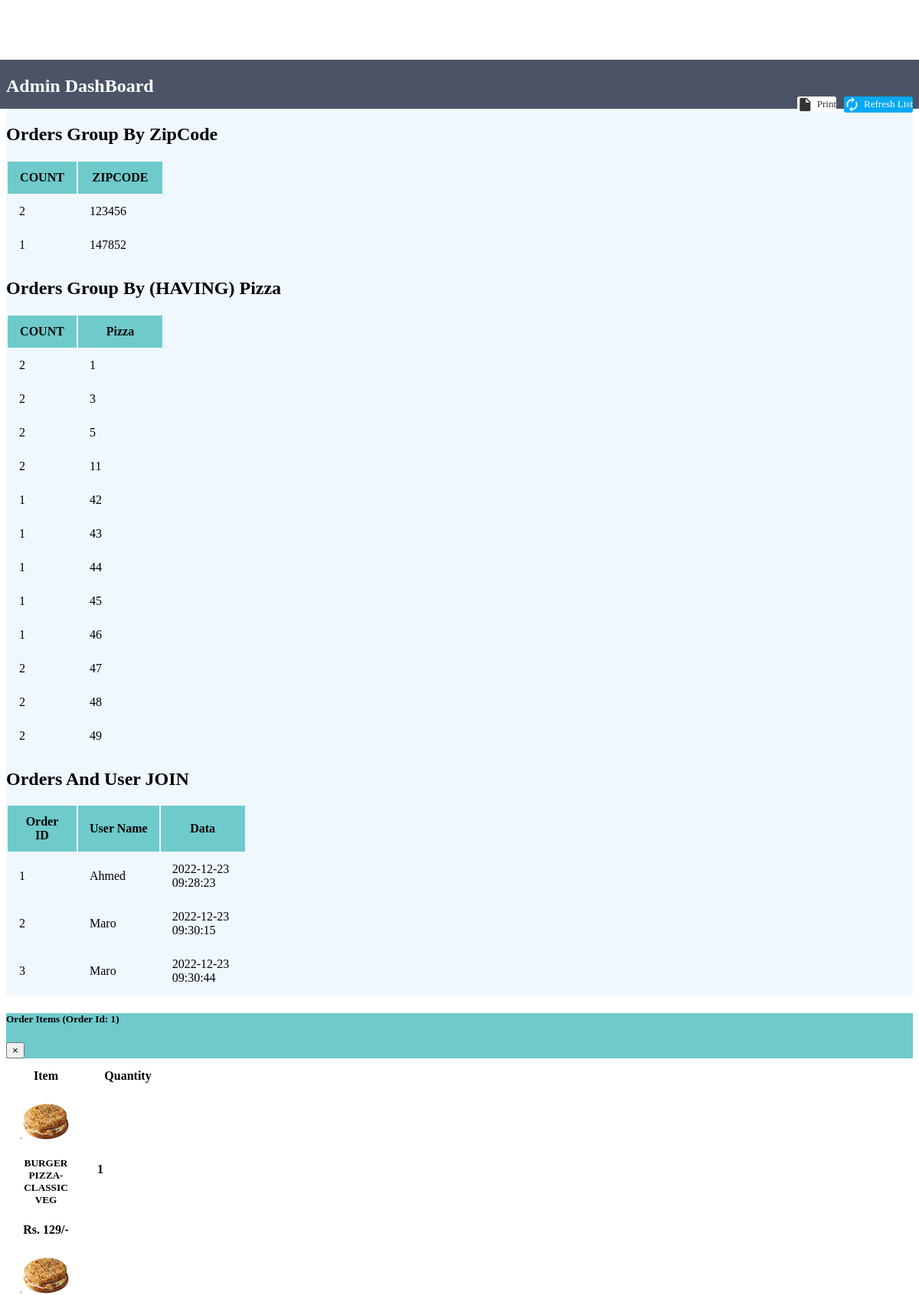
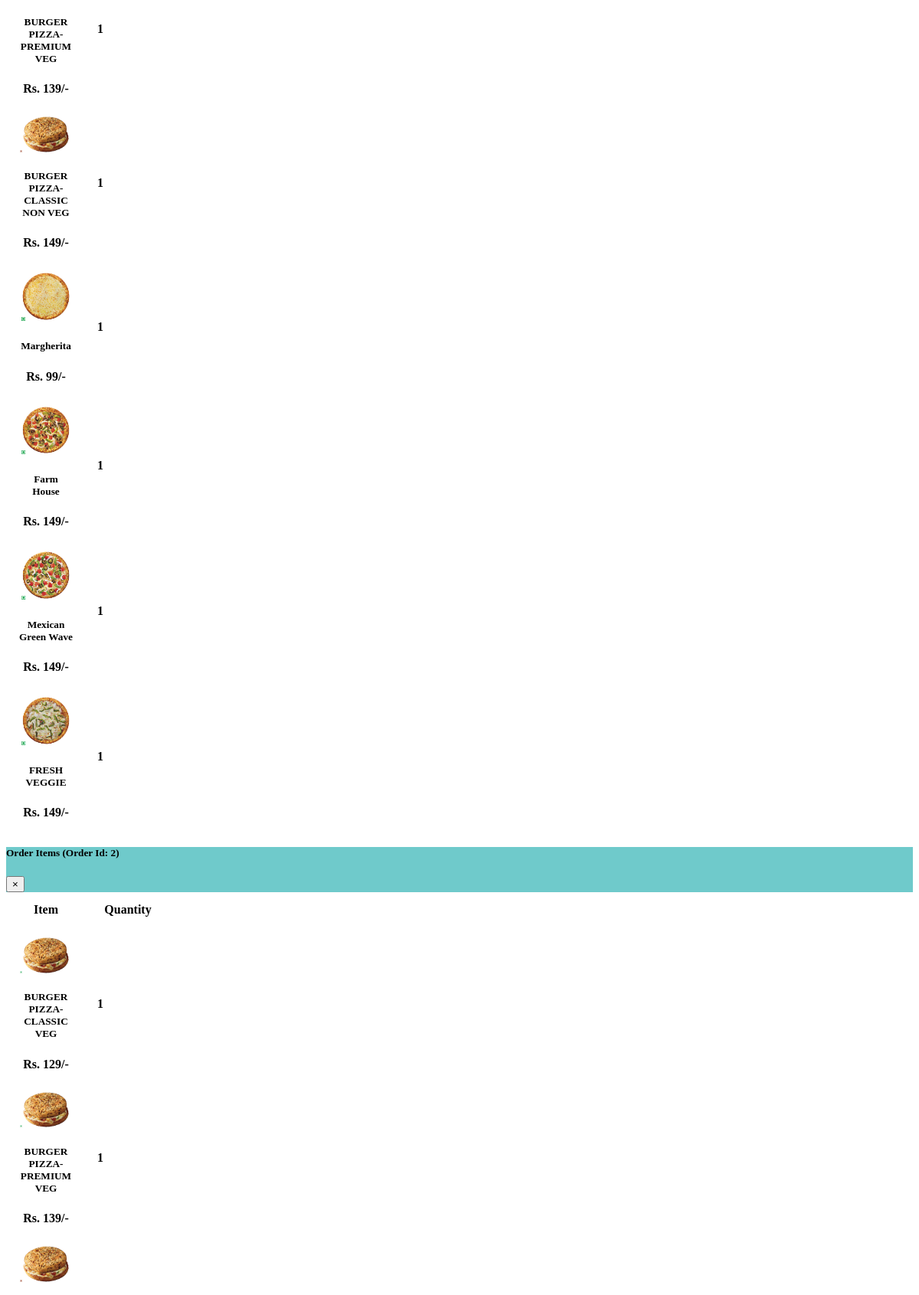
Page /admin/home.php (upper part) on the committed database (2 pictures, top to bottom).
### tables this page shows
CREATE TABLE `orders` (
  `orderId` int(21) NOT NULL,
  `userId` int(21) NOT NULL,
  `address` varchar(255) NOT NULL,
  `zipCode` int(21) NOT NULL,
  `phoneNo` bigint(21) NOT NULL,
  `amount` int(200) NOT NULL,
  `paymentMode` enum('0','1') NOT NULL DEFAULT '0' COMMENT '0=cash on delivery, \r\n1=online ',
  `orderStatus` enum('0','1','2','3','4','5','6') NOT NULL DEFAULT '0' COMMENT '0=Order Placed.\r\n1=Order Confirmed.\r\n2=Preparing your Order.\r\n3=Your order is on the way!\r\n4=Order Delivered.\r\n5=Order Denied.\r\n6=Order Cancelled.',
  `orderDate` datetime NOT NULL DEFAULT current_timestamp()
);

CREATE TABLE `users` (
  `id` int(21) NOT NULL,
  `username` varchar(21) NOT NULL,
  `firstName` varchar(21) NOT NULL,
  `lastName` varchar(21) NOT NULL,
  `email` varchar(35) NOT NULL,
  `phone` bigint(20) NOT NULL,
  `userType` enum('0','1') NOT NULL DEFAULT '0' COMMENT '0=user\r\n1=admin',
  `password` varchar(255) NOT NULL,
  `joinDate` datetime NOT NULL DEFAULT current_timestamp()
);

CREATE TABLE `orderitems` (
  `id` int(21) NOT NULL,
  `orderId` int(21) NOT NULL,
  `pizzaId` int(21) NOT NULL,
  `itemQuantity` int(100) NOT NULL
);

CREATE TABLE `pizza` (
  `pizzaId` int(12) NOT NULL,
  `pizzaName` varchar(255) NOT NULL,
  `pizzaPrice` int(12) NOT NULL,
  `pizzaDesc` text NOT NULL,
  `pizzaCategorieId` int(12) NOT NULL,
  `pizzaPubDate` datetime NOT NULL DEFAULT current_timestamp()
);

### admin/partials/_orderItemModal.php (the view, shortened to what this page needs)
<?php
    $itemModalSql = "SELECT * FROM `orders`";
    $itemModalResult = mysqli_query($conn, $itemModalSql);
    while($itemModalRow = mysqli_fetch_assoc($itemModalResult)){
        $orderid = $itemModalRow['orderId'];
?>
<div class="modal fade" id="orderItem<?php echo $orderid; ?>" tabindex="-1" role="dialog" aria-labelledby="orderItem<?php echo $orderid; ?>" aria-hidden="true" style="width: -webkit-fill-available;">
    <div class="modal-dialog modal-dialog-centered modal-lg" role="document">
        <div class="modal-content">
            <div class="modal-header" style="background-color: rgb(111 202 203);">
                <h5 class="modal-title" id="orderItem<?php echo $orderid; ?>">Order Items (<b>Order Id: <?php echo $orderid; ?></b>)</h5>
                <button type="button" class="close" data-dismiss="modal" aria-label="Close">
                    <span aria-hidden="true">&times;</span>
                </button>
            </div>
            <div class="modal-body">
                <div class="container">
                    <div class="row">
                        <div class="table-responsive">
                            <table class="table text">
                            <thead>
                                <tr>
                                <th scope="col" class="border-0 bg-light">
                                    <div class="px-3">Item</div>
                                </th>
                                <th scope="col" class="border-0 bg-light">
                                    <div class="text-center">Quantity</div>
                                </th>
                                </tr>
                            </thead>
                            <tbody>
                                <?php
                                    $mysql = "SELECT * FROM `orderitems` WHERE orderId = $orderid";
                                    $myresult = mysqli_query($conn, $mysql);
                                    while($myrow = mysqli_fetch_assoc($myresult)){
                                        $pizzaId = $myrow['pizzaId'];
                                        $itemQuantity = $myrow['itemQuantity'];
                                        $itemsql = "SELECT * FROM `pizza` WHERE pizzaId = $pizzaId";
                                        $itemresult = mysqli_query($conn, $itemsql);
                                        $itemrow = mysqli_fetch_assoc($itemresult);
                                        $pizzaName = $itemrow['pizzaName'];
                                        $pizzaPrice = $itemrow['pizzaPrice'];
                                        echo '<tr>
                                                <th scope="row">
                                                    <div class="p-2">
                                                    <img src="/OnlinePizzaDelivery/img/pizza-'.$pizzaId. '.jpg" alt="" width="70" class="img-fluid rounded shadow-sm">
                                                    <div class="ml-3 d-inline-block align-middle">
                                                        <h5 class="mb-0"> '.$pizzaName. '</h5><span class="text-muted font-weight-normal font-italic d-block">Rs. ' .$pizzaPrice. '/-</span>
                                                    </div>
                                                    </div>
                                                </th>
                                                <td class="align-middle text-center"><strong>' .$itemQuantity. '</strong></td>
                                            </tr>';
                                    }
                                ?>
                            </tbody>
                            </table>
                        </div>
                    </div>
                </div>
            </div>
        </div>
    </div>
</div>
<?php
    }
?>

### admin/home.php (shortened to what this page needs)
<div class="container" style="margin-top:98px;background: aliceblue;">
    <div class="table-wrapper">
        <div class="table-title" style="border-radius: 14px;">
            <div class="row">
                <div class="col-sm-4">
                    <h2>Admin <b>DashBoard</b></h2>
                </div>
                <div class="col-sm-8">
                    <a href="" class="btn btn-primary"><i class="material-icons">&#xE863;</i> <span>Refresh List</span></a>
                    <a href="#" onclick="window.print()" class="btn btn-info"><i class="material-icons">&#xE24D;</i> <span>Print</span></a>
                </div>
            </div>
        </div>
        <table class="table table-striped table-hover text-center" id="NoOrder">
            <thead style="background-color: rgb(111 202 203);">
                <tr>
                <h2>Orders Group By <b> ZipCode</b></h2>
                    <th>COUNT</th>
                    <th>ZIPCODE</th>
                </tr>
            </thead>
            <tbody>
                <?php
                    $sql = "SELECT COUNT(userId) AS counter, zipCode FROM orders GROUP BY zipCode;";
                    $result =  mysqli_query($conn, $sql);
                    while($row = mysqli_fetch_array($result)) {
                        echo '<tr>
                                <td>' . $row['counter'] . '</td>
                                <td>' . $row['zipCode']. '</td>
                            </tr>';
                    }
                ?>
            </tbody>
        </table>
        <table class="table table-striped table-hover text-center" id="NoOrder">
            <thead style="background-color: rgb(111 202 203);">
                <tr>
                <h2>Orders Group By (HAVING) <b> Pizza </b></h2>
                    <th>COUNT</th>
                    <th>Pizza</th>
                </tr>
            </thead>
            <tbody>
                <?php
                    $sql = "SELECT COUNT(id) AS counter, pizzaId FROM orderitems GROUP BY pizzaId HAVING COUNT(id) > 0;";
                    $result =  mysqli_query($conn, $sql);
                    while($row = mysqli_fetch_array($result)) {
                        echo '<tr>
                                <td>' . $row['counter'] . '</td>
                                <td>' . $row['pizzaId']. '</td>
                            </tr>';
                    }
                ?>
            </tbody>
        </table>
        <table class="table table-striped table-hover text-center" id="NoOrder">
            <thead style="background-color: rgb(111 202 203);">
                <tr>
                <h2>Orders And User <b> JOIN</b></h2>
                    <th>Order ID</th>
                    <th>User Name</th>
                    <th>Data</th>
                </tr>
            </thead>
            <tbody>
                <?php
                    $sql = "SELECT orders.orderId, users.username, orders.orderDate
                    FROM orders
                    INNER JOIN users
                    ON orders.userId=users.id;";
                    $result =  mysqli_query($conn, $sql);
                    while($row = mysqli_fetch_array($result)) {
                        echo '<tr>
                                <td>' . $row['orderId'] . '</td>
                                <td>' . $row['username']. '</td>
                                <td>' . $row['orderDate']. '</td>
                            </tr>';
                    }
                ?>
            </tbody>
        </table>
    </div>
</div>
<?php
    include 'partials/_orderItemModal.php';
?>

### admin/home.php (style rules this page uses)
.table-wrapper .btn { float: right; color: #333; background-color: #fff; border-radius: 3px; border: none; outline: none !important; margin-left: 10px; }
.table-wrapper .btn.btn-primary { color: #fff; background: #03A9F4; }
.table-title .btn { font-size: 13px; border: none; }
.table-title .btn i { float: left; font-size: 21px; margin-right: 5px; }
.table-title .btn span { float: left; margin-top: 2px; }
.table-title { color: #fff; background: #4b5366; padding: 16px 25px; margin: -20px -25px 10px; border-radius: 3px 3px 0 0; }
.table-title h2 { margin: 5px 0 0; font-size: 24px; }
table.table tr th, table.table tr td { border-color: #e9e9e9; padding: 12px 15px; vertical-align: middle; }
table.table tr th:first-child { width: 60px; }
table.table tr th:last-child { width: 80px; }
table { counter-reset: section; }

### rows in the picture
orders: orderId "1", userId.username "Ahmed", orderDate "2022-12-23 09:28:23"
orders: orderId "2", userId.username "Maro", orderDate "2022-12-23 09:30:15"
orders: orderId "3", userId.username "Maro", orderDate "2022-12-23 09:30:44"
orderitems: pizzaId.pizzaName "BURGER PIZZA- CLASSIC VEG", pizzaId.pizzaPrice "129", itemQuantity "1"
orderitems: pizzaId.pizzaName "BURGER PIZZA- PREMIUM VEG", pizzaId.pizzaPrice "139", itemQuantity "1"
orderitems: pizzaId.pizzaName "BURGER PIZZA- CLASSIC NON VEG", pizzaId.pizzaPrice "149", itemQuantity "1"
orderitems: shows a picture, pizzaId.pizzaName "Margherita", pizzaId.pizzaPrice "99", itemQuantity "1"
orderitems: shows a picture, pizzaId.pizzaName "Farm House", pizzaId.pizzaPrice "149", itemQuantity "1"
orderitems: shows a picture, pizzaId.pizzaName "Mexican Green Wave", pizzaId.pizzaPrice "149", itemQuantity "1"
orderitems: shows a picture, pizzaId.pizzaName "FRESH VEGGIE", pizzaId.pizzaPrice "149", itemQuantity "1"
orderitems: pizzaId.pizzaName "BURGER PIZZA- CLASSIC VEG", pizzaId.pizzaPrice "129", itemQuantity "1"
orderitems: pizzaId.pizzaName "BURGER PIZZA- PREMIUM VEG", pizzaId.pizzaPrice "139", itemQuantity "1"

### other values in the picture
$row['counter'] "2"
$row['zipCode'] "123456"
$row['counter'] "1"
$row['zipCode'] "147852"
$row['pizzaId'] "1"
$row['pizzaId'] "3"
$row['pizzaId'] "5"
$row['pizzaId'] "11"
$row['pizzaId'] "42"
$row['pizzaId'] "43"
$row['pizzaId'] "44"
$row['pizzaId'] "45"
$row['pizzaId'] "46"
$row['pizzaId'] "47"
$row['pizzaId'] "48"
